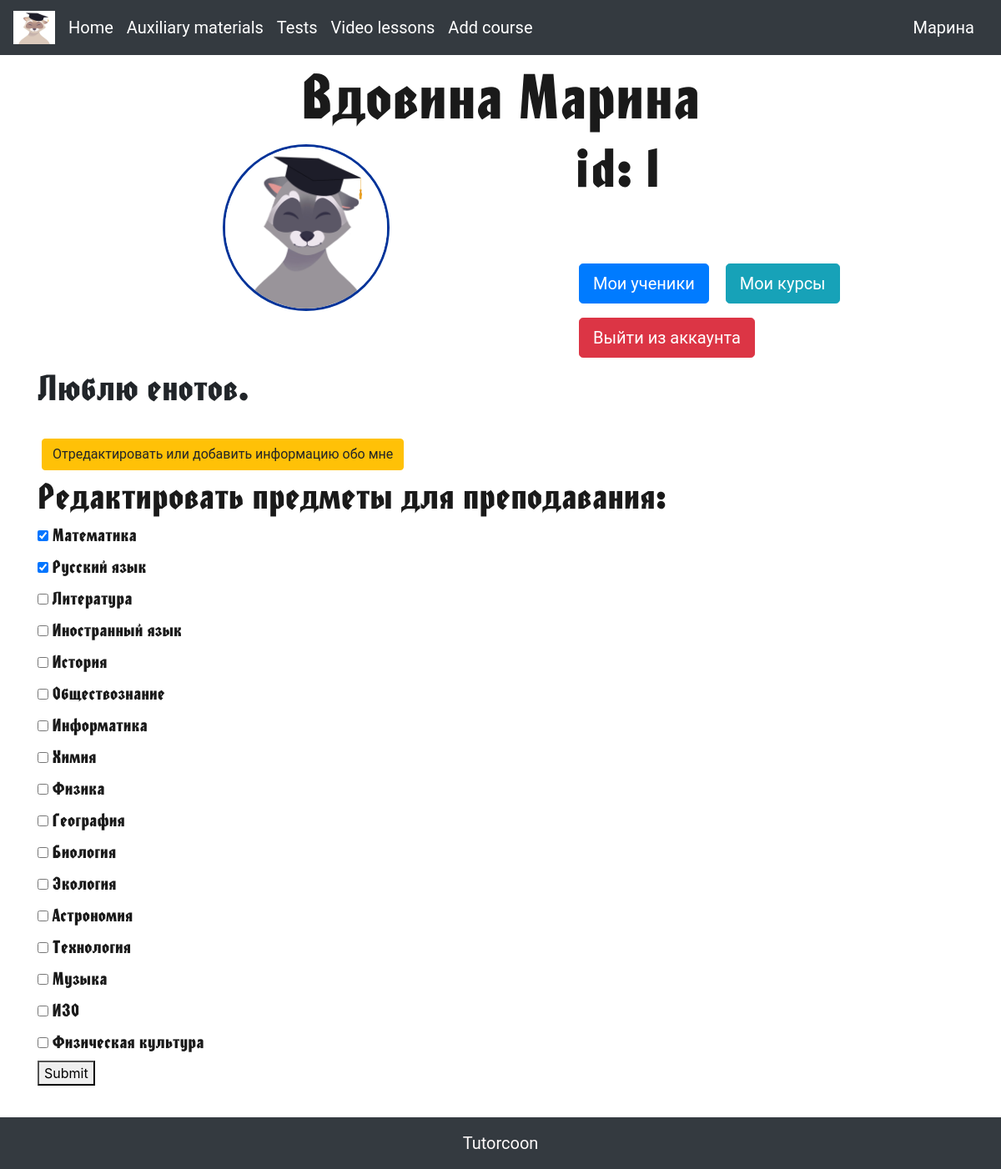
Page /user_page (signed in) on the committed database.
### data/users.py (models this page shows, shortened)
class User(SqlAlchemyBase, UserMixin):
    __tablename__ = 'all_users'
    id = sqlalchemy.Column(sqlalchemy.Integer, primary_key=True, autoincrement=True)
    name = sqlalchemy.Column(sqlalchemy.String, nullable=True)
    surname = sqlalchemy.Column(sqlalchemy.String, nullable=True)
    phone_number = sqlalchemy.Column(sqlalchemy.String, nullable=True)
    email = sqlalchemy.Column(sqlalchemy.String, nullable=True)
    avatar = sqlalchemy.Column(sqlalchemy.String, nullable=True)
    status = sqlalchemy.Column(sqlalchemy.String, nullable=True)
    hashed_password = sqlalchemy.Column(sqlalchemy.String, nullable=True)
    students = orm.relationship("Student", backref="all_users")
    tutors = orm.relationship("Tutor", backref='all_users')
    parents = orm.relationship("Parent", backref='all_users')

### data/tutors.py (models this page shows, shortened)
class Tutor(SqlAlchemyBase, UserMixin):
    __tablename__ = 'tutors'
    id = sqlalchemy.Column(sqlalchemy.Integer, primary_key=True, autoincrement=True)
    name = sqlalchemy.Column(sqlalchemy.String, nullable=True)
    surname = sqlalchemy.Column(sqlalchemy.String, nullable=True)
    id_user = sqlalchemy.Column(sqlalchemy.Integer, sqlalchemy.ForeignKey('all_users.id'))
    subjects = sqlalchemy.Column(sqlalchemy.JSON, nullable=True, default={"subjects": []})
    students_and_lessons = sqlalchemy.Column(sqlalchemy.JSON, nullable=True, default={"id_of_students": [],
                                                                       "id_of_lessons": []})
    about = sqlalchemy.Column(sqlalchemy.Text)
    summa_marks = sqlalchemy.Column(sqlalchemy.Integer, default=0)
    count_marks = sqlalchemy.Column(sqlalchemy.Integer, default=0)
    reviews = sqlalchemy.Column(sqlalchemy.JSON, default={})
    lessons = orm.relationship("Lesson", backref='tutors')

### main.py (the view)
@app.route("/user_page")
def user_page():
    if current_user.is_authenticated:
        if current_user.status == 'tutor':
            db_sess = db_session.create_session()
            tutor = db_sess.query(Tutor).filter(Tutor.id_user == current_user.id).first()
            sp_subjects_already = tutor.subjects['subjects']
            return render_template("user_page.html",
                                   about=(tutor.about if tutor.about != None else ('Пока здесь ничего нет')), sp_subjects=sp_subjects, sp_subjects_already=sp_subjects_already, tutor=tutor)
        return render_template("user_page.html")

### data/db_session.py (called while the page is built)
def create_session() -> Session:
    global __factory
    return __factory()

### main.py (called while the page is built)
@login_manager.user_loader
def load_user(user_id):
    db_sess = db_session.create_session()
    return db_sess.query(User).get(user_id)

### templates/user_page.html (shortened to what this page needs)
{% extends "base.html" %}
{% block content %}
<link rel="stylesheet" type="text/css" href="/static/css/user_page.css">
{% if current_user %}
    <h1 class="nickname">{{ current_user.surname }} {{ current_user.name }}</h1>
    <img src="/static/img/avatars/{{ current_user.avatar }}" height="200" width="200" class="round" vspace="10" hspace="20%">
    <h2>id: {{current_user.id}}</h2>
    <div class="buttons">
        {% if current_user.status == 'tutor' %}
        <a type="button" class="btn btn-primary btn-lg" href="/my_students/{{ current_user.id }}" style="margin: 5px">Мои ученики</a>
        <a type="button" class="btn btn-info btn-lg" href="/my_courses/{{ current_user.id }}" style="margin: 5px">Мои курсы</a>
        <a type="button" class="btn btn-danger btn-lg" href="/logout" style="margin: 5px">Выйти из аккаунта</a>
        <p>{{ about }}</p>
        <a type="button" class="btn btn-warning" href="/rewrite_info_for_tutor" style="margin: 5px">Отредактировать или добавить информацию обо мне</a>
        {% endif %}
	</div>
    {% if current_user.status == 'tutor' %}
    <h3>Редактировать предметы для преподавания:</h3>
    <form method="POST" action="/change_subjects/{{ tutor.id }}">
    {% for i in sp_subjects %}
    {% if i in sp_subjects_already %}
    <div class="checkbox">
    <input type="checkbox" name="{{ i }}" value="{{ i }}" checked>
    <label>{{i}}</label>
    </div>
    {% else %}
    <div class="checkbox">
    <input type="checkbox" name="{{ i }}" value="{{ i }}">
    <label>{{ i }}</label>
    </div>
    {% endif %}
    {% endfor %}
    <button type="submit">Submit</button>
    </form>
    {% endif %}
{% endif %}
{% endblock %}

### templates/base.html (shortened to what this page needs)
<!doctype html>
<html lang="en">
  <head>
    <link rel="stylesheet"
          href="https://stackpath.bootstrapcdn.com/bootstrap/4.4.1/css/bootstrap.min.css"
>
    <link rel="stylesheet" type="text/css" href="/static/css/main.css">
  </head>
  <body>
    <nav class="navbar navbar-expand-lg navbar-dark bg-dark">
      <a href="/" class="navbar-brand">
        <img src="/static/img/html/emblem.jpg" width="50" height="40" alt="logo">
      </a>
      <div class="collapse navbar-collapse" id="navbarSupportedContent">
        <ul class="navbar-nav mr-auto">
          <li class="nav-item active">
            <a class="navbar-brand" href="/">Home</a>
          </li>
          <li class="nav-item active">
            <a class="navbar-brand" href="/help_materials">Auxiliary materials</a>
          </li>
          <li class="nav-item active">
            <a class="navbar-brand" href="/tests">Tests</a>
          </li>
          <li class="nav-item active">
            <a class="navbar-brand" href="/video_lessons">Video lessons</a>
          </li>
          {% if current_user.status == 'tutor' %}
          <li class="nav-item active">
            <a class="navbar-brand" href="/add_course">Add course</a>
          </li>
          {% endif %}
        </ul>
      </div>
      <a class="navbar-brand" href="/user_page">{{ current_user.name }}</a>
    </nav>
  <main role="main" class="container">
    {% block content %}{% endblock %}
  </main>
  </body>
<footer class="bg-dark text-center text-lg-start" style="margin-top: 30px">
  <div class="text-center p-3" style="color: Snow; font-family: Roboto; font-size: 20px">
    Tutorcoon
  </div>
</footer>
</html>

### static/css/main.css (style rules this page uses)
body { background-image: url(/static/img/html/main_page_fon.png); background-repeat: no-repeat; background-position: center center; background-attachment: fixed; -webkit-background-size: cover; -moz-background-size: cover; -o-background-size: cover; background-size: cover; }
body { min-height: 100vh; position: relative; margin: 0; padding-bottom: 100px; //height of the footer box-sizing: border-box; }
footer { position: absolute; bottom: 0; width: 100%; }
a { box-sizing: border-box; font-family: 'Roboto'; list-style: none; margin: 0; outline: none; padding: 0; }

### static/css/user_page.css (style rules this page uses)
.round { border-radius: 100px; border: 3px solid #039; float: left }
.nickname { color: #1a1a1a; font-family: 'FontName'; font-size: 70px; text-align: center; margin-top: 5px }
h2 { color: #1a1a1a; font-family: 'FontName'; font-size: 60px; text-align: left; margin-top: 5px }
.buttons { float: center; margin-top: 70px; font-family: 'FontName'; font-size: 40px }
h3 { font-family: 'FontName'; font-size: 40px; color: #1a1a1a }
label { font-family: 'FontName'; font-size: 20px; color: #1a1a1a }

### rows in the picture
User: name "Марина", surname "Вдовина", avatar (picture), id "1"
Tutor: about "Люблю енотов."

### other values in the picture
{{ i }} "Математика" "Русский язык"
{{ i }} "Литература" "Иностранный язык" "История" "Обществознание" "Информатика" "Химия" "Физика" "География" "Биология" "Экология" "Астрономия" "Технология" "Музыка" "ИЗО" "Физическая культура"
